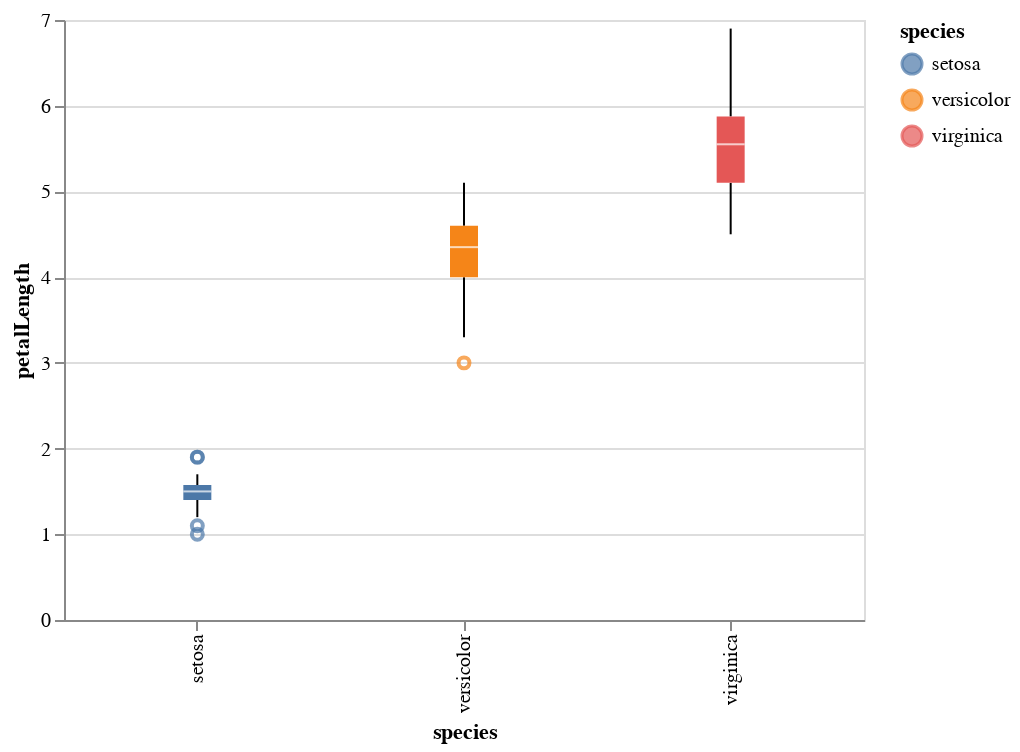

The notebook cell saved with this chart:
### Markdown cell above
## **Store HTML in dataportal**

### Code cell
import altair as alt
from vega_datasets import data

iris = data.iris()

chart = alt.Chart(iris).mark_boxplot().encode(
    x='species',
    y='petalLength',
    color='species',
    tooltip=['species', 'petalLength']
)

# diplay chart
chart

### Figure 1 — Vega-Lite specification as saved in the notebook (floating-point values rounded to 4 significant figures; data arrays with more than 128 entries replaced by an {"elided": "..."} marker saying what was removed)
{"$schema": "https://vega.github.io/schema/vega-lite/v3.4.0.json", "config": {"mark": {"tooltip": null}, "view": {"height": 300, "width": 400}}, "data": {"name": "data-a264acbd6e539a8b3afc0cb5f240fb57"}, "datasets": {"data-a264acbd6e539a8b3afc0cb5f240fb57": {"elided": "150 records"}}, "encoding": {"color": {"field": "species", "type": "nominal"}, "tooltip": [{"field": "species", "type": "nominal"}, {"field": "petalLength", "type": "quantitative"}], "x": {"field": "species", "type": "nominal"}, "y": {"field": "petalLength", "type": "quantitative"}}, "mark": "boxplot"}
